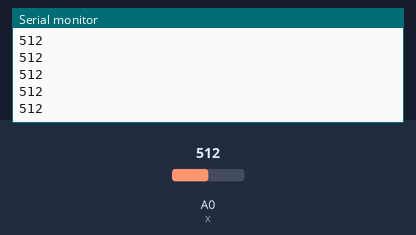
Bench run of a sketch on a simulated Arduino Uno, built with avr-gcc and run on an emulated ATmega328P. On the bench: the last lines printed to the serial monitor. The inputs (shaded band) are chosen by the test bench; at power-on: A0 (x) = 512.

Above: at 1.2 s.
1.3 s: A0 (x) set to 716
At 2.3 s:
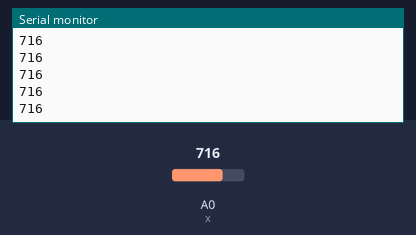
2.8 s: A0 (x) set to 900
At 3.8 s:
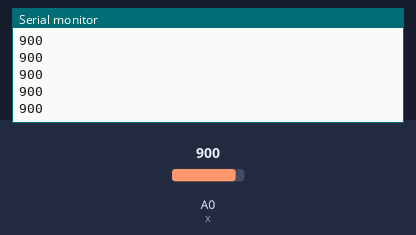
Timing chart, 0 to 5.8 s (numbered marks = the images above; inputs shaded):
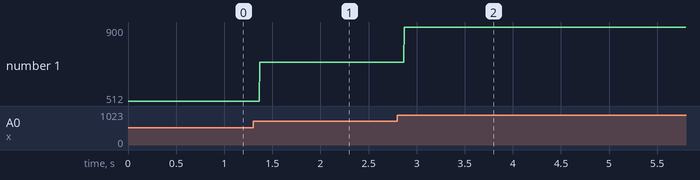

Measured:
- after the input at 1.3 s, the serial monitor: prints a new line after 0.07 s (image 1)
- after the input at 2.8 s, the serial monitor: prints a new line after 0.07 s (image 2)
- plotted number 1: 512 → 716 after the input at 1.3 s, 716 → 900 after the input at 2.8 s

The sketch:

sketch_sep18c.ino
```cpp
int x = A0;
int xvalue = 0;
void setup() {
  // put your setup code here, to run once:
  Serial.begin(9600);

}

void loop() {
  // put your main code here, to run repeatedly:
  xvalue = analogRead(x);

  Serial.println(xvalue);

}
```
